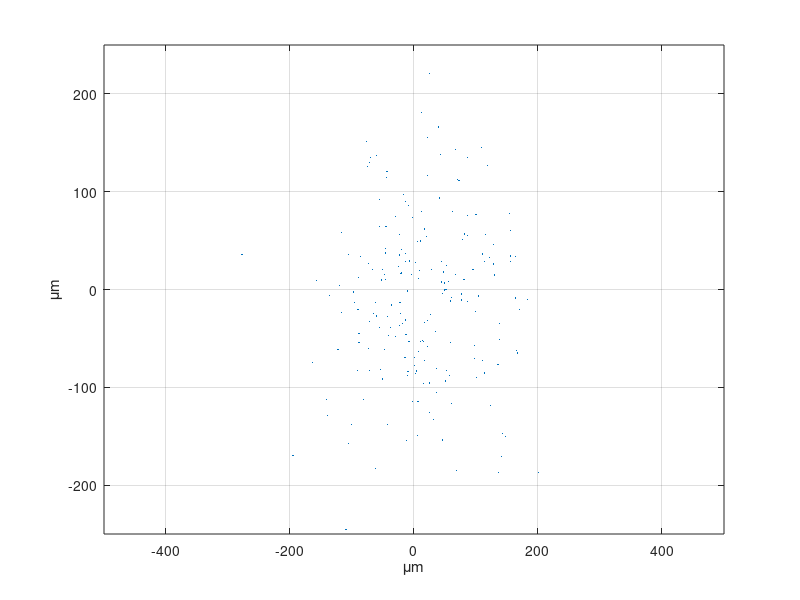
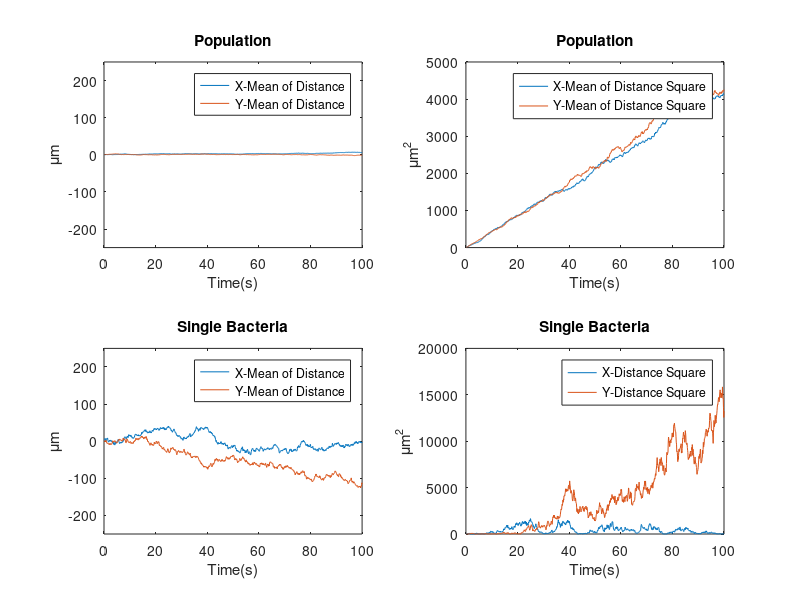

The MATLAB source for these figures, in order:
%-----------------------------Prj2_1and2.m---------------------------------
% Simulation of brownian motion and chemotaxis of E.Coli
%  | Version  | Contribution | Time    | Comment
%  |   1.0     | Xinyu Zhou | 2017.6.8 | Initial verison from Xinyu Zhou
%  |   1.1     | H.F.       | 2017.6.10| Update
% Team Nubmer: YunYang He, Xingyu Zhou, Yuejian Mo,YuHang Jia, XingYu Wang
%--------------------------------------------------------------------------
clear all;
n=200;% Number of bacteria
s=2;% Speed. Unit: 2 mum in 0.1s
k=0.02;%gradient
frame=1000; 
frameseq=1:1:frame; % camera captuer 0.1s one frame in 100s.
x=200*(rand(n,1)-0.5); y=200*(rand(n,1)-0.5); % Bacteria are random distrubtion
distX=zeros(n,frame);   % distance to orign at X-axis
distY=zeros(n,frame);   % distance to orign at Y-axis
bacteria=plot(x,y,'.');
axis([-500 500 -250 250]);% size of microfluicds channel. Unit: mu m
grid on; % To do: size set

x0=x; y0=y;
for j=frameseq
	figure(1);
	%x=x+s*(randn(n,1)+0.05*log(x+k));%driving force
        x=x+s*(randn(n,1));
       	y=y+s*randn(n,1);

        set(bacteria,'XData',x,'YData',y,'MarkerSize',2); 
       	distX(:,j)=x-x0;
	distX_2(:,j)=distX(:,j).^2;
	distY(:,j)=y-y0;
	distY_2(:,j)=distY(:,j).^2;
    	drawnow limitrate;
	xlabel('\mum');
	ylabel('\mum');
end

meanX=sum(distX(:,1:frame))/n;
meanX_2=sum(distX_2(:,1:frame))/n;
meanY=sum(distY(:,1:frame))/n;
meanY_2=sum(distY_2(:,1:frame))/n;
dist_2_sum=meanX_2+meanY_2;

figure(2);
subplot(2,2,1);% 
%plot(frameseq*0.1,[sqrt(dist_2_sum)',meanX(1,:)',meanY(1,:)'])
title('Population');
plot(frameseq*0.1,[meanX(1,:)',meanY(1,:)'])
title('Population');
legend('X-Mean of Distance','Y-Mean of Distance');
xlabel('Time(s)');
ylabel('\mum');
ylim([-250,250]);

subplot(2,2,2);
plot(frameseq*0.1,[meanX_2(1,:)',meanY_2(1,:)'])
title('Population');
legend('X-Mean of Distance Square','Y-Mean of Distance Square');
xlabel('Time(s)');
ylabel('\mum^2');

subplot(2,2,3);
plot(frameseq*0.1,[distX(1,:)',distY(1,:)'])
title('Single Bacteria');
legend('X-Mean of Distance','Y-Mean of Distance');
xlabel('Time(s)');
ylabel('\mum');
ylim([-250,250]);

subplot(2,2,4)
plot(frameseq*0.1,[distX_2(1,:)',distY_2(1,:)'])
title('Single Bacteria');
legend('X-Distance Square','Y-Distance Square');
xlabel('Time(s)');
ylabel('\mum^2');

